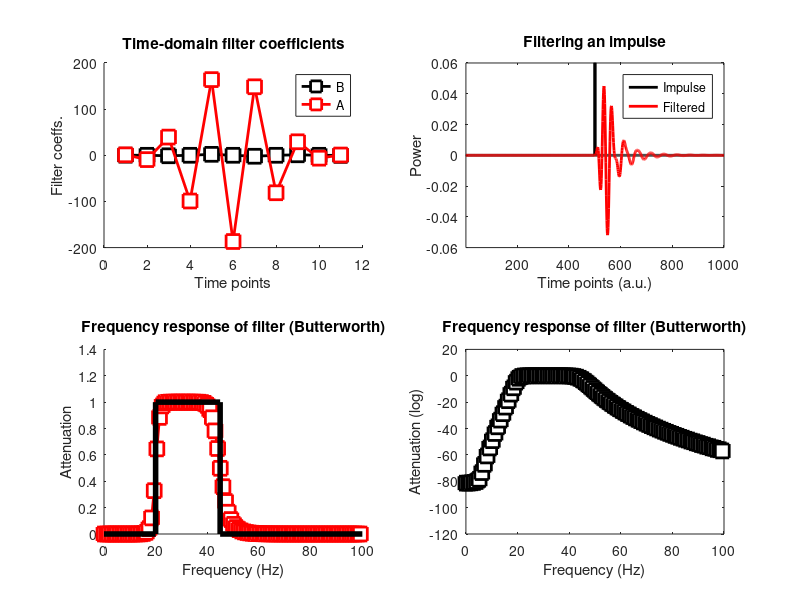

Reproduce this figure in MATLAB.
%% IIR Butterworth Filter design
%%
srate = 1024;
nyquist = srate/2;
freqR = [20 45]; %passband range

% 5th order butterworth filter
[fkernB,fkernA] = butter(5,freqR/nyquist); %filter coeffs, [numera.,denomin.]

% compute the power spectrum of filter coefficients
filtPow = abs(fft(fkernB)).^2;
hz = linspace(0,nyquist,floor(length(fkernB)/2)+1);

figure(1), clf
subplot(221), hold on
plot(fkernB*1e5,'ks-','linew',2,'markersize',10,'markerfacecolor','w')
plot(fkernA,'rs-','linew',2,'markersize',10,'markerfacecolor','w')
xlabel('Time points'), ylabel('Filter coeffs.')
title('Time-domain filter coefficients')
legend({'B';'A'})

subplot(222)
stem(hz,filtPow(1:length(hz)),'blue-','linew',2,'markersize',10,'markerfacecolor','w')
xlabel('Frequency (Hz)'), ylabel('Power')
title('Power spectrum of filter coeffs.')

%%
% generatre impulse response - all zeros and 1 in the middle
impRes = [zeros(1,500) 1 zeros(1,500)];
%Apply the Filter
Fimp = filter(fkernB,fkernA,impRes); % in the time domain
%compute the power spectrum
impPow = abs(fft(Fimp)).^2; % in the freq domain
hz = linspace(0,nyquist,floor(length(impRes)/2)+1);

subplot(222), cla, hold on
plot(impRes,'k','linew',2)
plot(Fimp,'r','linew',2)
set(gca,'xlim',[1 length(impRes)],'ylim',[-1 1]*.06)
legend({'Impulse';'Filtered'})
xlabel('Time points (a.u.)')
title('Filtering an impulse')

subplot(223), hold on
plot(hz,impPow(1:length(hz)),'rs-','linew',2,'markerfacecolor','w','markersize',10)
plot([0 freqR(1) freqR freqR(2) nyquist],[0 0 1 1 0 0],'k','linew',4)
set(gca,'xlim',[0 100])
xlabel('Frequency (Hz)'), ylabel('Attenuation')
title('Frequency response of filter (Butterworth)')

subplot(224)
plot(hz,10*log10(impPow(1:length(hz))),'ks-','linew',2,'markerfacecolor','w','markersize',10)
set(gca,'xlim',[0 100])
xlabel('Frequency (Hz)'), ylabel('Attenuation (log)')
title('Frequency response of filter (Butterworth)')
